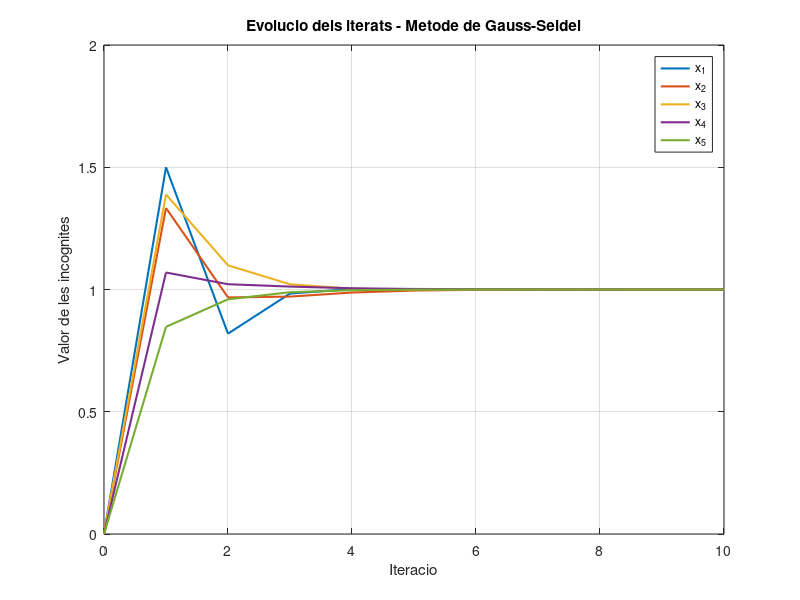
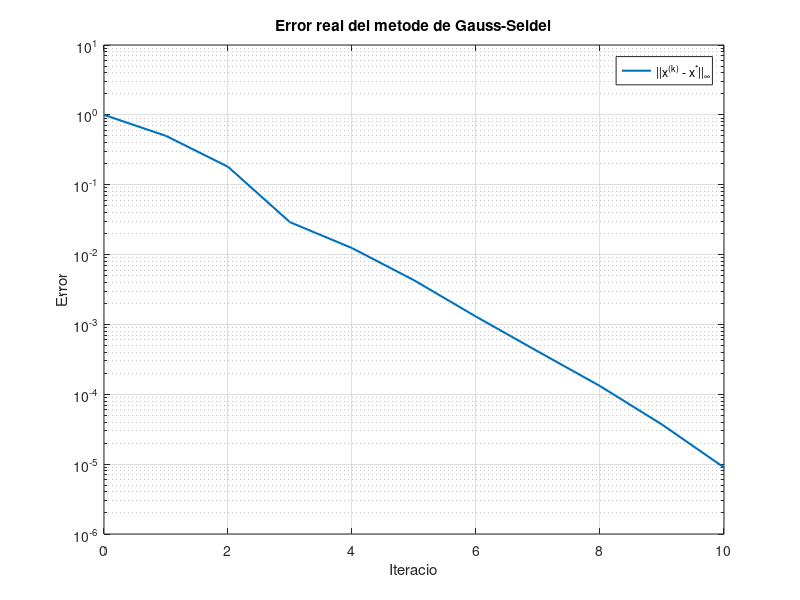

These charts were generated, in order, by the following MATLAB code:
clc;
clear;
close all;

% Matriu A
A = [4 1 1 0 0;
     2 3 1 1 0;
     1 1 3 1 1;
     0 1 1 4 1;
     0 0 1 1 3];

% Vector b
b = [6; 7; 7; 7; 5];

% Nombre d'iteracions
N = 10;

% Dimensions
n = length(b);

% Llavor inicial
x = zeros(n,1);

% Solucio exacta
x_exacta = A\b;

% Guardar iterats
X = zeros(n,N+1);
X(:,1) = x;

% Vector d'errors
error_real = zeros(1,N+1);

% Error inicial (norma infinit)
error_real(1) = norm(x - x_exacta, inf);

% Descomposicio de Gauss-Seidel
D = diag(diag(A));
L = tril(A,-1);
U = triu(A,1);

% Metode de Gauss-Seidel
for k = 1:N

    x = (D + L) \ (b - U*x);

    X(:,k+1) = x;

    % Error real amb norma infinit
    error_real(k+1) = norm(x - x_exacta, inf);

end

% Vector d'iteracions
iter = 0:N;

%% Grafica dels iterats
figure;

plot(iter, X(1,:), 'LineWidth', 1.5);
hold on;
plot(iter, X(2,:), 'LineWidth', 1.5);
plot(iter, X(3,:), 'LineWidth', 1.5);
plot(iter, X(4,:), 'LineWidth', 1.5);
plot(iter, X(5,:), 'LineWidth', 1.5);

grid on;

xlabel('Iteracio');
ylabel('Valor de les incognites');

title('Evolucio dels iterats - Metode de Gauss-Seidel');

legend('x_1','x_2','x_3','x_4','x_5');

%% Grafica de l'error
figure;

semilogy(iter, error_real, 'LineWidth', 1.5);

grid on;

xlabel('Iteracio');
ylabel('Error');

title('Error real del metode de Gauss-Seidel');

legend('||x^{(k)} - x^*||_\infty');
